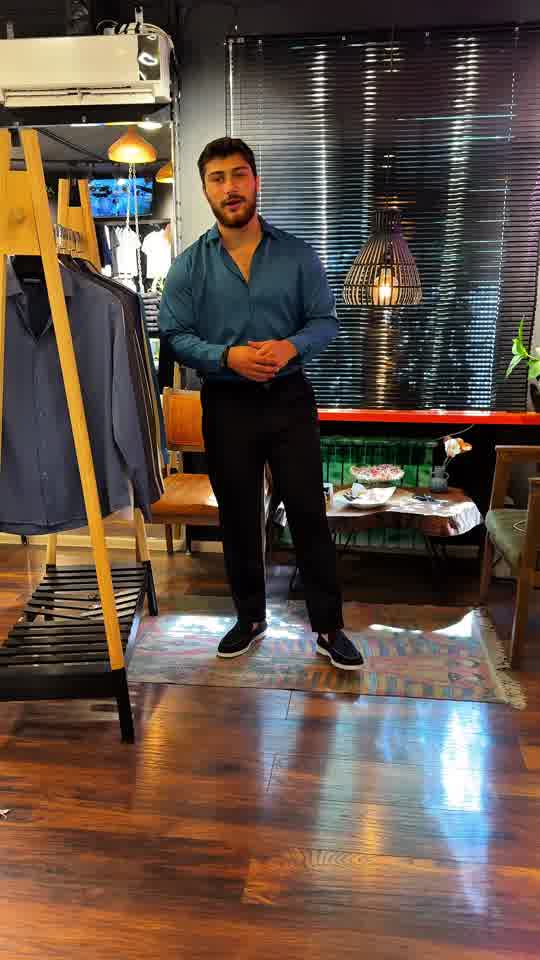
#> input picture 00_Working/silk_sec0_sec15/f_009.jpg, 540 x 960 px; its folder holds only this picture in this run
$ python scan_sec0_sec15.py
#> lines starting #> are read from the running program, lines starting #| are printed output that depends on the picture
import os
import subprocess
import glob
from PIL import Image, ImageDraw

output_dir = r'C:\Users\User\Documents\Moradin Industries\04_Projects\Marko_Digital_Atelier\00_Working\silk_sec0_sec15'
os.makedirs(output_dir, exist_ok=True)

video_path = r'D:\Media\Telegram_Exports\ChatExport_2026-09-26\video_files\copy_3FD097F2-149E-4E5E-B23E-B4FE97836874.mov'

# Extract all frames from 0.0s to 1.6s at native 30fps
cmd = [
    'ffmpeg', '-y',
    '-ss', '0.0',
    '-t', '1.6',
    '-i', video_path,
    '-vf', 'scale=540:960',
    os.path.join(output_dir, 'f_%03d.jpg')
]
subprocess.run(cmd, check=True)
#> (this line was passed over: subprocess is not available in this run)

# Make contact sheet
files = sorted(glob.glob(os.path.join(output_dir, 'f_*.jpg')))
cols = 6
thumb_w = 240
thumb_h = 426
rows = (len(files) + cols - 1) // cols
montage = Image.new('RGB', (cols * thumb_w, rows * thumb_h), (20, 20, 20))
#> montage: PIL image 1440x426 RGB; every value is 20
draw = ImageDraw.Draw(montage)

for idx, f in enumerate(files):
    im = Image.open(f).resize((thumb_w, thumb_h), Image.Resampling.LANCZOS)
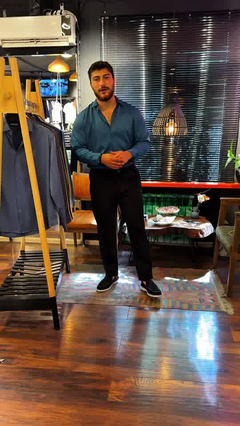
#> im: PIL image 240x426 RGB; mean R, G, B 98.1, 81, 69.6
    r = idx // cols
    c = idx % cols
    x = c * thumb_w
    y = r * thumb_h
    montage.paste(im, (x, y))
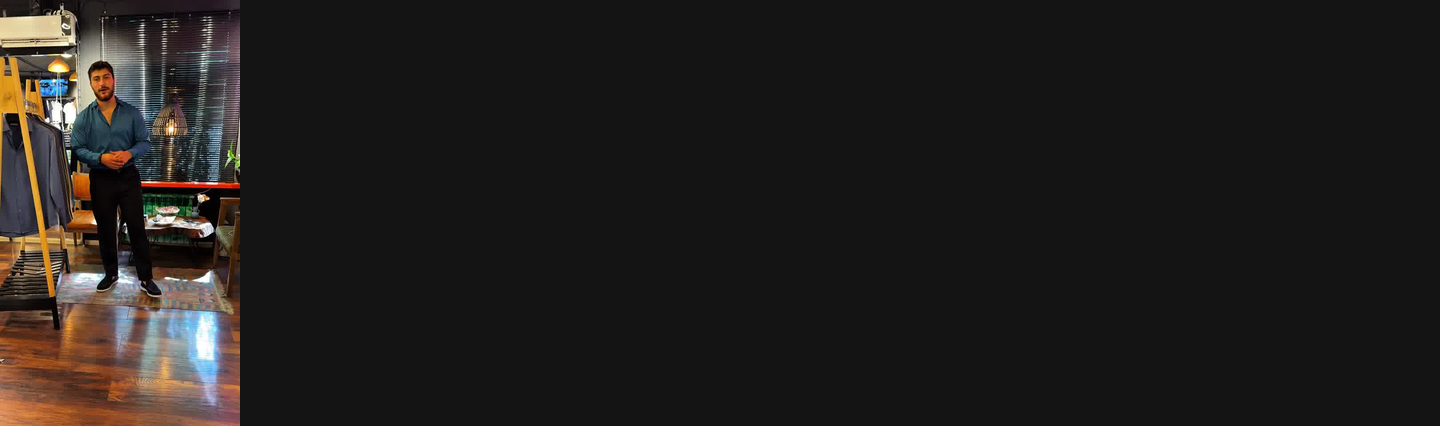
#> montage: PIL image 1440x426 RGB; mean R, G, B 33, 30.2, 28.3
    t = idx / 30.0
    label = f"{t:.2f}s ({os.path.basename(f)})"
    draw.rectangle([x, y, x + thumb_w, y + 24], fill=(0, 0, 0, 180))
    draw.text((x + 4, y + 4), label, fill=(255, 255, 255))

montage_path = r'C:\Users\User\Documents\Moradin Industries\04_Projects\Marko_Digital_Atelier\00_Working\silk_sec0_sec15_montage.jpg'
montage.save(montage_path, quality=85)
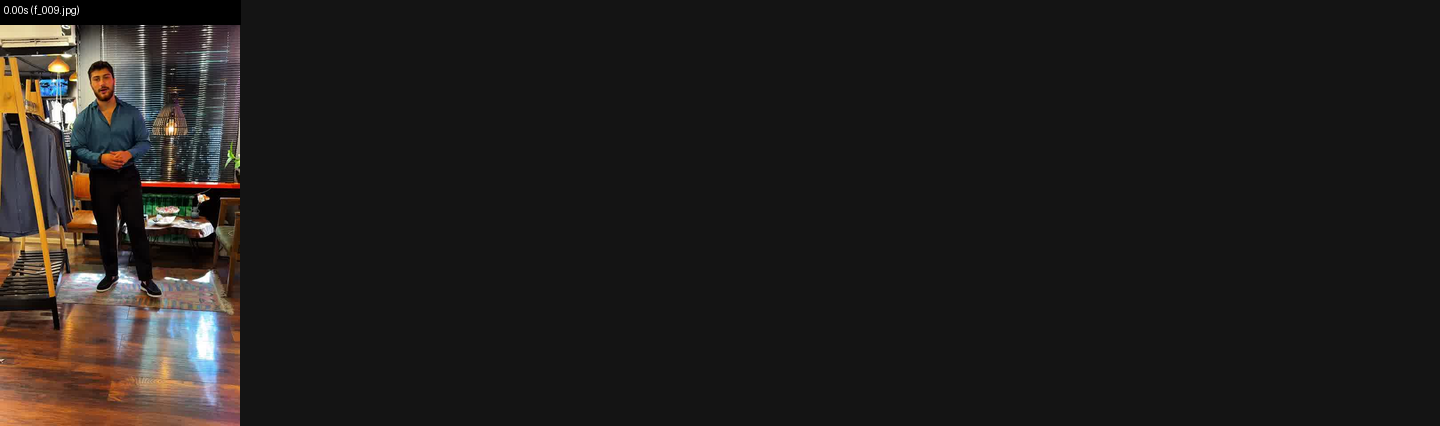
#> saved as silk_sec0_sec15_montage.jpg: PIL image 1440x426 RGB; mean R, G, B 32.6, 29.8, 27.9
print(f"Saved montage to {montage_path} ({len(files)} frames)")

$ run again, on 00_Working/silk_sec0_sec15/f_025.jpg
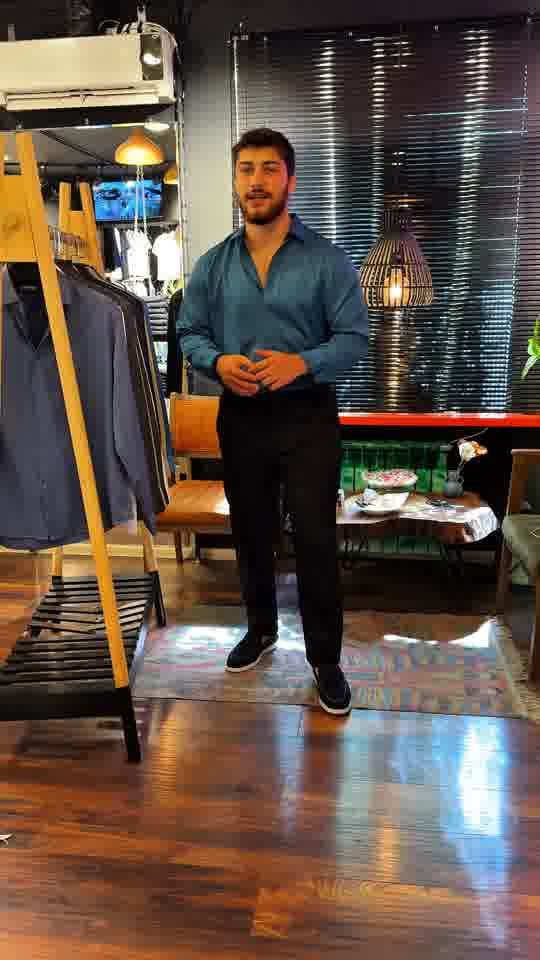
#> input picture 00_Working/silk_sec0_sec15/f_025.jpg, 540 x 960 px
#> `im = Image.open(f).resize((thumb_w, thumb_h), Image.Resampling.LANCZOS)`:
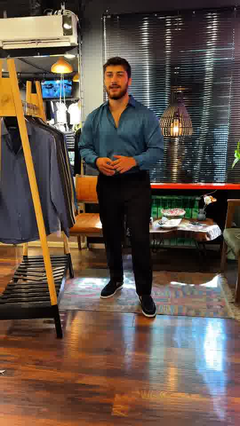
#> im: PIL image 240x426 RGB; mean R, G, B 98, 82.2, 71.2
#> `montage.save(montage_path, quality=85)`:
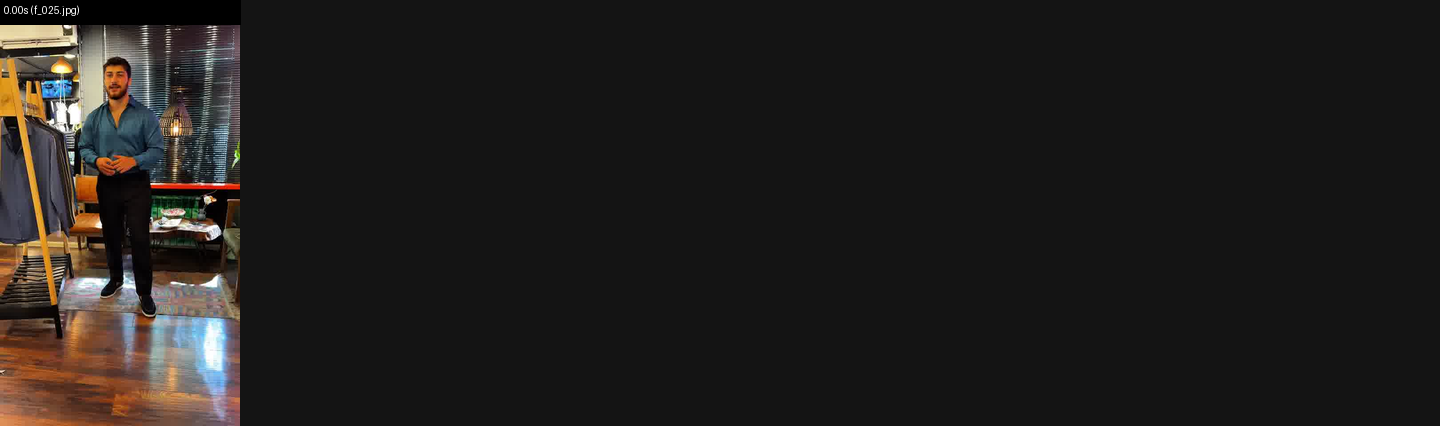
#> saved as silk_sec0_sec15_montage.jpg: PIL image 1440x426 RGB; mean R, G, B 32.5, 30, 28.2

$ run again, on 00_Working/silk_sec0_sec15/f_040.jpg
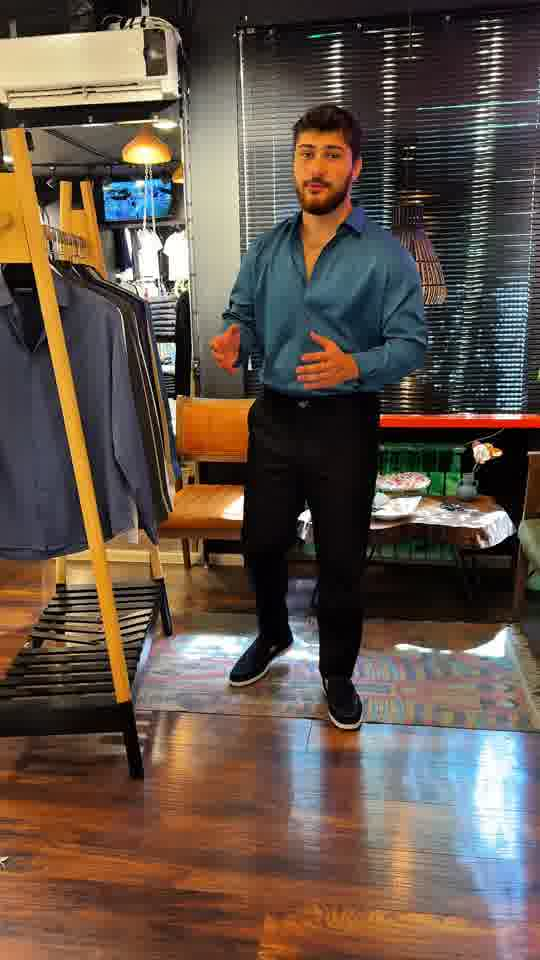
#> input picture 00_Working/silk_sec0_sec15/f_040.jpg, 540 x 960 px
#> `im = Image.open(f).resize((thumb_w, thumb_h), Image.Resampling.LANCZOS)`:
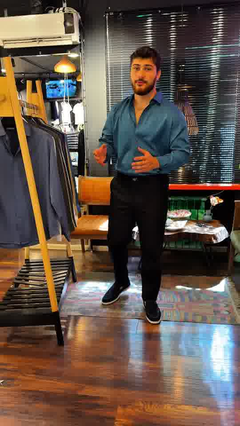
#> im: PIL image 240x426 RGB; mean R, G, B 99.3, 84, 73
#> `montage.save(montage_path, quality=85)`:
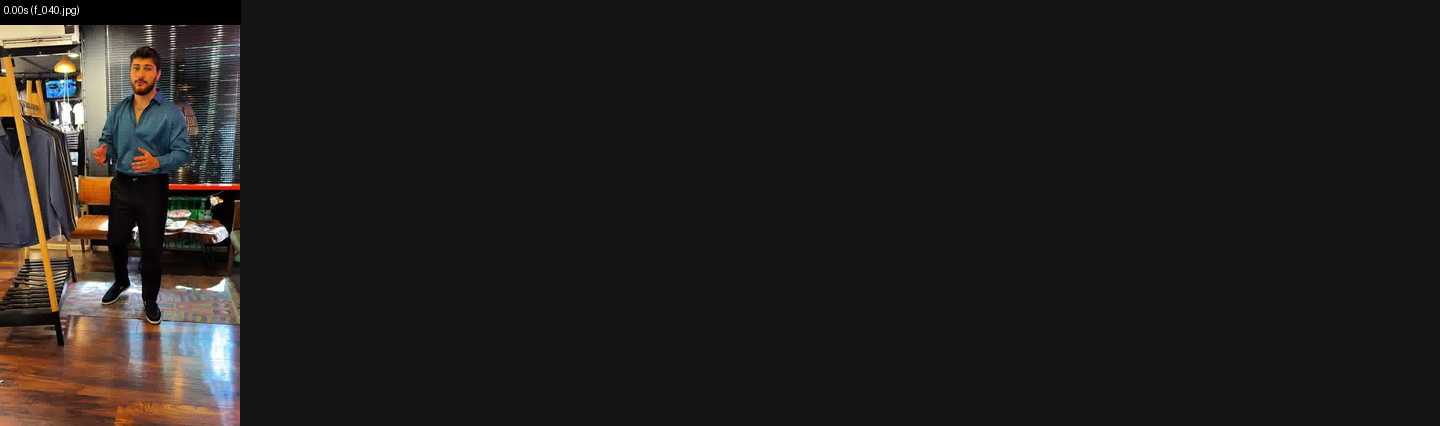
#> saved as silk_sec0_sec15_montage.jpg: PIL image 1440x426 RGB; mean R, G, B 32.7, 30.2, 28.4
